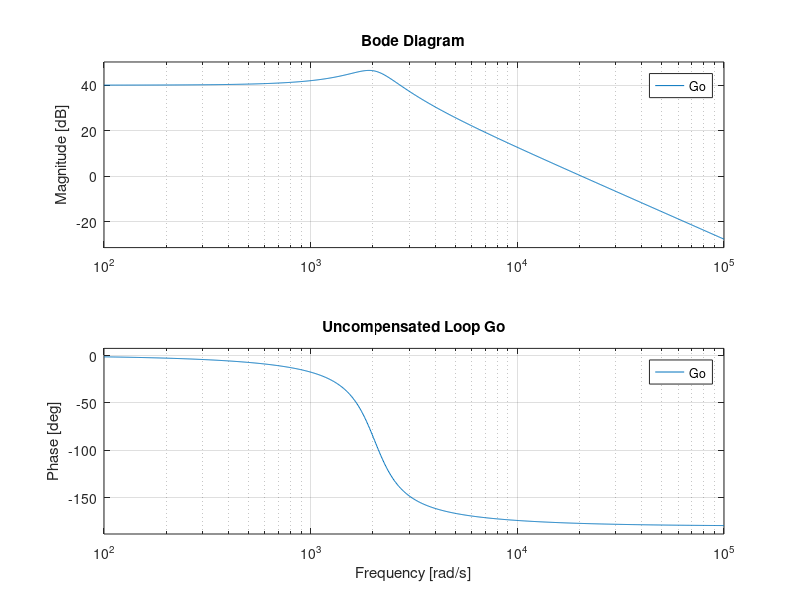
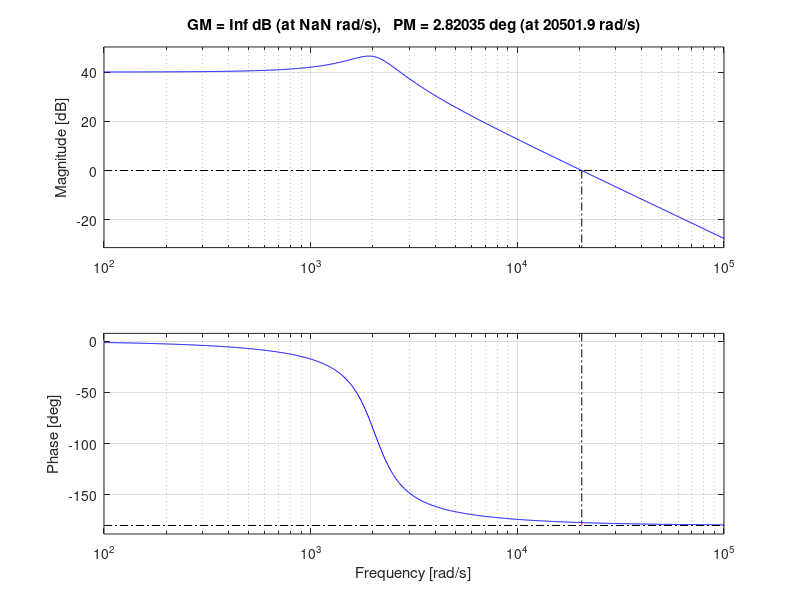
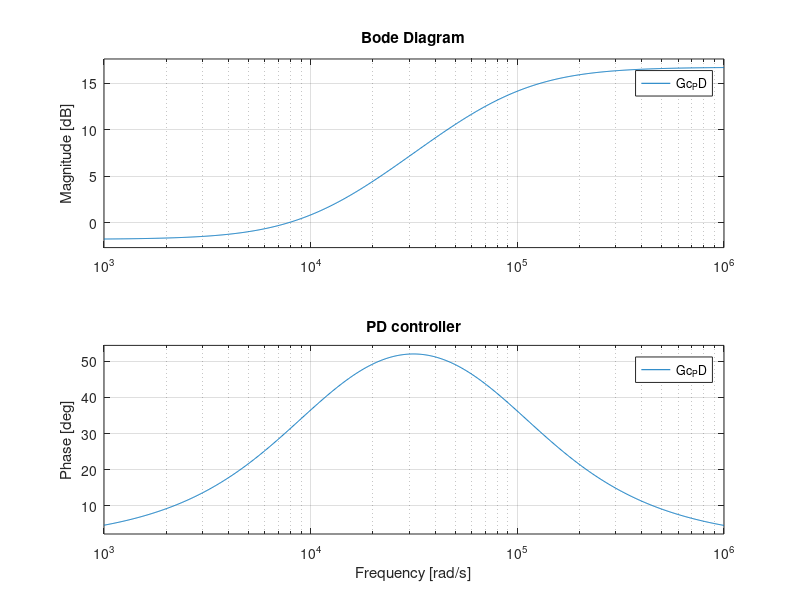
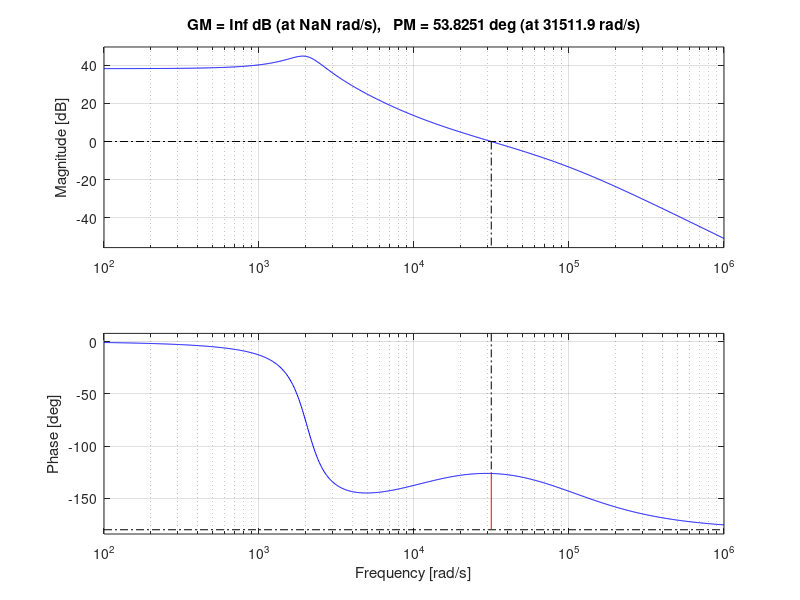

The MATLAB source for these figures, in order:
% This file is created for buck converter controller design. 
% by Fulong Li, @Feb 2025
% Sumitomo project
% Copy-rihgt reserved. for project internal use and reference only. 
%
clear; clc;

s = tf('s');
% input voltage: Vg
Vg = 100;
% output voltage:Vo
Vo = 50;
% inductacne: L
L = 2.4e-3;
% output capacitor: C
C = 100e-6;
% load resistance: R
R = 10;
% duty cycle
D = Vo/Vg;

fs = 20e3;
Ts = 1/fs;

% buck converter transfer function:
Gvd = (Vo/D)*(1/(1+s*L/R+s^2*L*C));
Gid = Vg/R*(1+ s*R*C)/(1+s*L/R+s^2*L*C);
Gvi = Gvd/Gid;

% H(s), feedback gain
H = 1;
% Gm(s) PWM transfer function =1/Vm, where Vm is the amplitude or ram
% set to 1 to avoid repeated multiple and devide calcaulations. 
Gm = 1;

% Go(s) = Gvd(s)*Gm(s)*H(s)
figure;
Go = Gvd*Gm*H;
bode (Go);
grid on;
title('Uncompensated Loop Go')

% check Gd0, f0,Q0
Gd0 = Vo/D;
G0_db = 20*log10(Gd0);
f0 = 1/(2*pi*sqrt(L*C));
Q0 = R*sqrt(C/L);
Q0_db = 20*log10(Q0);

%% single loop control design
% % Loop gain.
T1 = Go;
figure;
%[Gm,Pm,Wcg,Wcp] = 
margin(T1);
grid on;
% read the cross-over frequechy and phase margin of uncompenated loop gain.
% fc = ;
Tuo = Gd0;
% grid on

%% controller selection and design. 
% % PD controller
% select crossover frequency based on bode plot
fco = 5e3; %1kHz, 5/20*fs
% choose a reasonable phase margin
phase = 52*pi/180; 
fz = fco*sqrt((1-sin(phase))/(1+sin(phase)));
fp = fco*sqrt((1+sin(phase))/(1-sin(phase)));
Gco = (fco/f0)^2/Tuo*sqrt(fz/fp);
wz = 2*pi*fz;
wp = 2*pi*fp;
Gc_PD = Gco*(1+s/wz)/(1+s/wp);
figure;
bode(Gc_PD);
grid on;
title('PD controller')

figure;
T2 = Gc_PD*Go;
margin(T2);
grid on;
% 
% % PI controller
Gc_inf = 1;
fl = 100;
wl = 2*pi*fl;
Gc_PI = Gc_inf*(1+wl/s);
figure;
bode(Gc_PI);
grid on;
title('PI controller')

Gc_PID =Gc_PI*Gc_PD;
figure;
bode(Gc_PID);
grid on;
title('PID controller')

Gc_PID_disc = c2d(Gc_PID, Ts); % discrete controller.

T3 = Gc_PID*Go;
figure;
margin(T3);
grid on;
